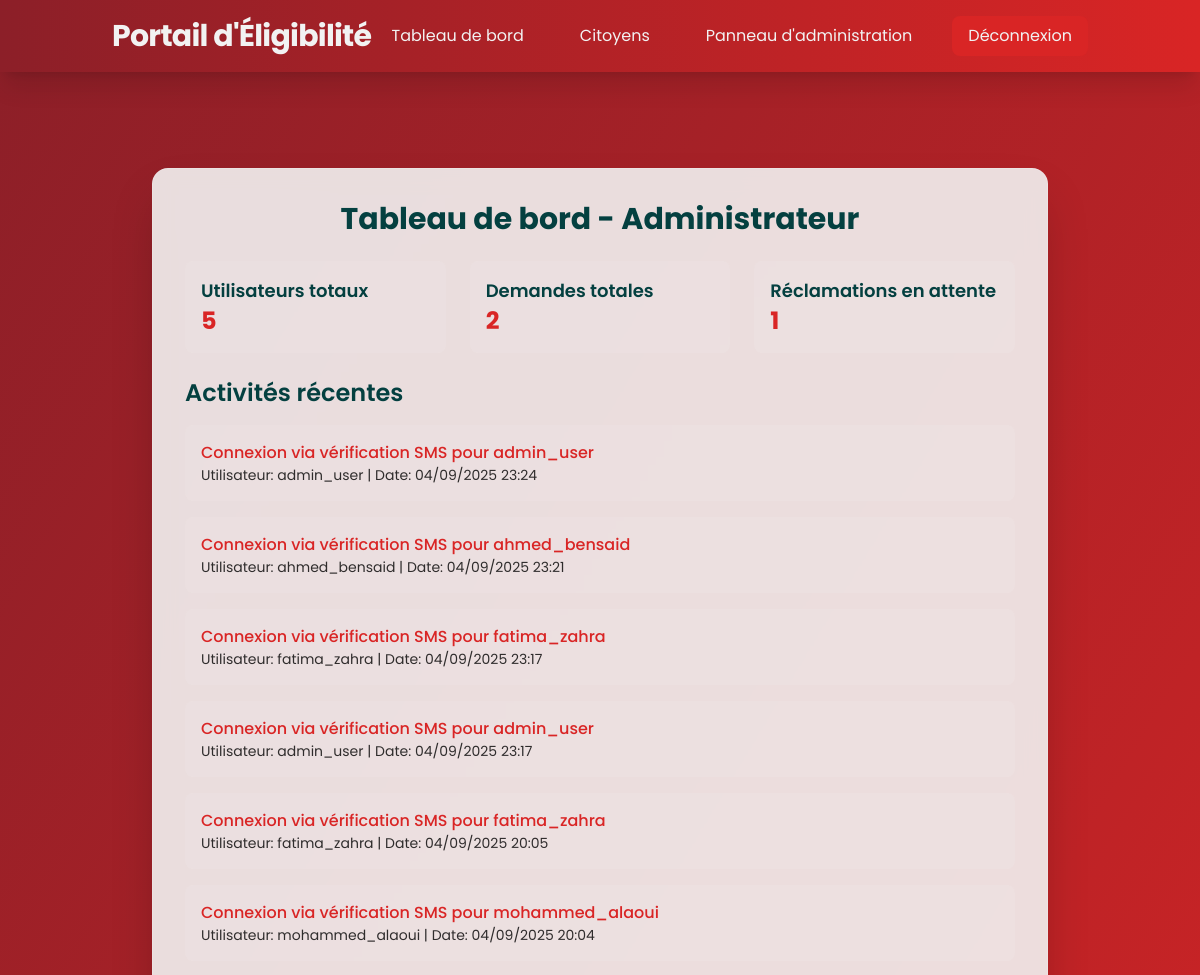
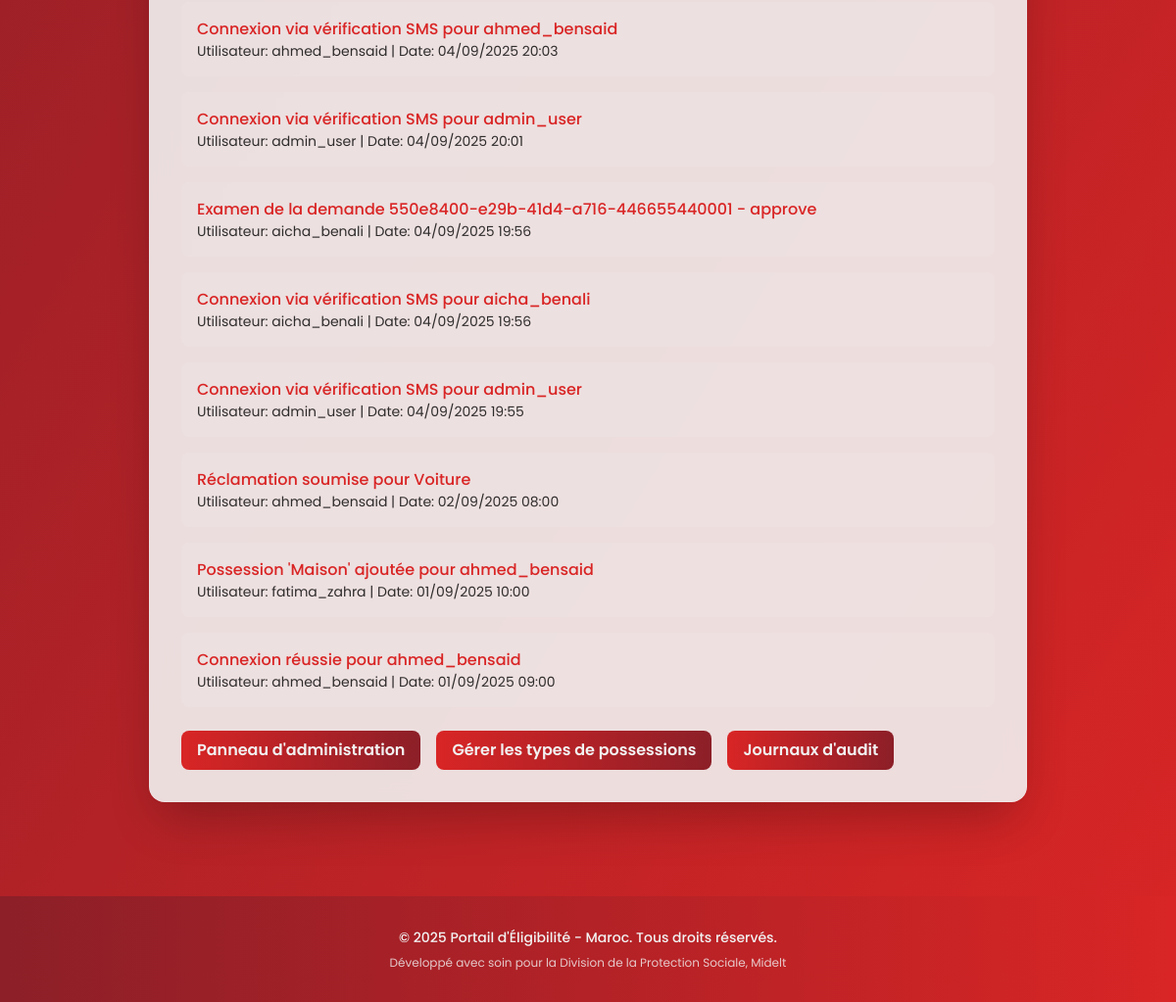
Before: /staff/ (signed in) with the older database file (2 pictures, top to bottom).
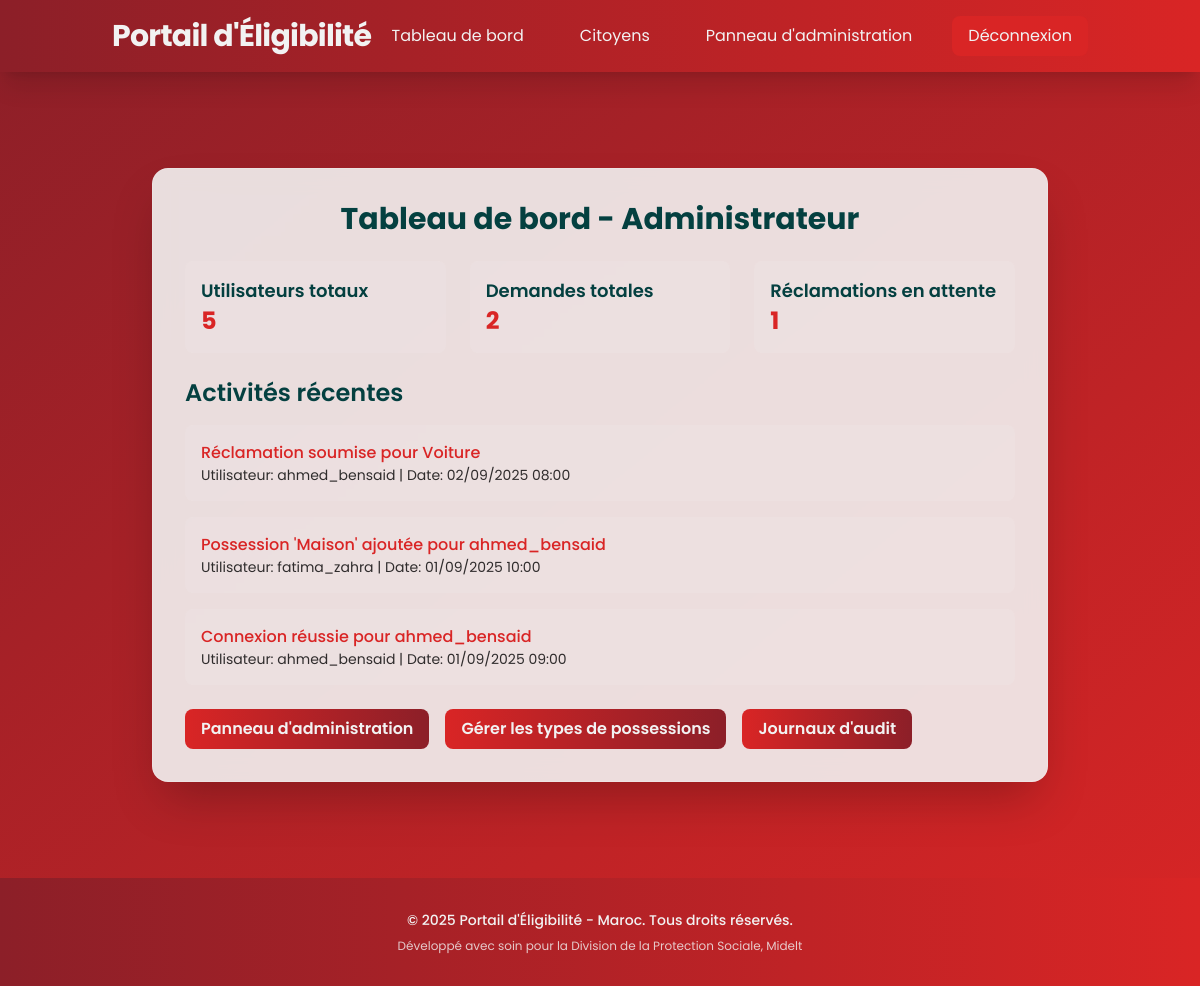
After: the same page with the newer database file.
### website/models.py (models this page shows)
class AuditLog(models.Model):
    ACTION_TYPES = [
        ('user_login', 'User Login'),
        ('possession_added', 'Possession Added'),
        ('possession_updated', 'Possession Updated'),
        ('reclamation_created', 'Reclamation Created'),
        ('reclamation_investigated', 'Reclamation Investigated'),
        ('fine_applied', 'Fine Applied'),
        ('application_submitted', 'Application Submitted'),
        ('application_reviewed', 'Application Reviewed'),
        ('calculation_performed', 'Social Indicator Calculated'),
    ]
    user = models.ForeignKey(User, on_delete=models.CASCADE)
    action_type = models.CharField(max_length=30, choices=ACTION_TYPES)
    description = models.TextField()
    ip_address = models.GenericIPAddressField()
    user_agent = models.TextField()
    related_citizen = models.ForeignKey(User, on_delete=models.CASCADE, null=True, blank=True, related_name='audit_logs_about')
    metadata = models.JSONField(default=dict)  # Store additional context
    timestamp = models.DateTimeField(auto_now_add=True)

class User(AbstractUser):
    USER_TYPES = [
        ('citizen', 'Citizen'),
        ('data_entry_staff', 'Data Entry Staff'),
        ('investigator', 'Investigator'),
        ('supervisor', 'Supervisor'),
        ('admin', 'Admin'),
    ]
    user_type = models.CharField(max_length=20, choices=USER_TYPES, default='citizen')
    national_id = models.CharField(max_length=20, unique=True)
    phone_validator = RegexValidator(regex=r'^\+212[0-9]{9}$', message="Phone number must be in format: '+212xxxxxxxxx'")
    phone_number = models.CharField(validators=[phone_validator], max_length=17, unique=True)
    birth_date = models.DateField(null=True, blank=True)
    address = models.TextField(blank=True)
    is_verified = models.BooleanField(default=False)
    verification_code = models.CharField(max_length=6, blank=True)
    created_at = models.DateTimeField(auto_now_add=True)
    updated_at = models.DateTimeField(auto_now=True)
    groups = models.ManyToManyField(
        'auth.Group',
        verbose_name='groups',
        blank=True,
        related_name='website_user_groups',  # Unique related_name
        help_text='The groups this user belongs to.',
    )
    user_permissions = models.ManyToManyField(
        'auth.Permission',
        verbose_name='user permissions',
        blank=True,
        related_name='website_user_permissions',  # Unique related_name
        help_text='Specific permissions for this user.',
    )

### website/views.py (the view, shortened to what this page needs)
# urls.py: path('staff/', views.staff_dashboard, name='staff_dashboard'),
@login_required
@user_passes_test(is_staff_member)
def staff_dashboard(request):
    user = request.user
    if user.user_type == 'data_entry_staff':
        return render(request, 'staff/data_entry_dashboard.html', {
            'recent_additions': CitizenPossession.objects.filter(added_by=user).order_by('-created_at')[:10],
            'citizens_count': User.objects.filter(user_type='citizen').count(),
        })
    elif user.user_type == 'admin':
        return render(request, 'staff/admin_dashboard.html', {
            'total_users': User.objects.count(),
            'total_applications': Application.objects.count(),
            'pending_reclamations': Reclamation.objects.filter(status='pending').count(),
            'recent_activities': AuditLog.objects.order_by('-timestamp')[:20],
        })

### website/views.py (called while the page is built)
def is_staff_member(user):
    return user.user_type in ['data_entry_staff', 'investigator', 'supervisor', 'admin']

### website/templates/staff/admin_dashboard.html (shortened to what this page needs)
{% extends 'base.html' %}
{% block content %}
<div class="flex items-center justify-center py-12" style="height:fit-content; min-height: 75vh;">
    <div class="glass p-8 rounded-2xl shadow-2xl w-full max-w-4xl animate-fade-in-up">
        <h1 class="text-3xl font-bold text-center text-[#044040] mb-6">Tableau de bord - Administrateur</h1>
        <div class="grid grid-cols-1 md:grid-cols-3 gap-6 mb-6">
            <div class="bg-[#F2F2F2]/10 p-4 rounded-lg hover:bg-[#F2F2F2]/20 transition-all duration-300 hover-scale">
                <h2 class="text-lg font-semibold text-[#044040]">Utilisateurs totaux</h2>
                <p class="text-2xl font-bold text-[#D92525]">{{ total_users }}</p>
            </div>
            <div class="bg-[#F2F2F2]/10 p-4 rounded-lg hover:bg-[#F2F2F2]/20 transition-all duration-300 hover-scale">
                <h2 class="text-lg font-semibold text-[#044040]">Demandes totales</h2>
                <p class="text-2xl font-bold text-[#D92525]">{{ total_applications }}</p>
            </div>
            <div class="bg-[#F2F2F2]/10 p-4 rounded-lg hover:bg-[#F2F2F2]/20 transition-all duration-300 hover-scale">
                <h2 class="text-lg font-semibold text-[#044040]">Réclamations en attente</h2>
                <p class="text-2xl font-bold text-[#D92525]">{{ pending_reclamations }}</p>
            </div>
        </div>
        <h2 class="text-2xl font-semibold text-[#044040] mb-4">Activités récentes</h2>
        {% if recent_activities %}
            <ul class="space-y-4">
                {% for activity in recent_activities %}
                    <li class="bg-[#F2F2F2]/10 p-4 rounded-lg hover:bg-[#F2F2F2]/20 transition-all duration-300 hover-scale">
                        <p class="font-medium text-[#D92525]">{{ activity.description }}</p>
                        <p class="text-sm text-[#000000]/80">Utilisateur: {{ activity.user.username }} | Date: {{ activity.timestamp|date:"d/m/Y H:i" }}</p>
                    </li>
                {% endfor %}
            </ul>
        {% else %}
            <p class="text-[#000000]/80">Aucune activité récente.</p>
        {% endif %}
        <div class="mt-6 flex flex-wrap gap-4">
            <a href="{% url 'admin_panel' %}"
               class="bg-gradient-to-r from-[#D92525] to-[#8C1F28] text-[#F2F2F2] px-4 py-2 rounded-lg font-semibold hover:from-[#591C21] hover:to-[#D92525] transition-all duration-300 hover-scale animate-pulse">
                Panneau d'administration
            </a>
            <a href="{% url 'manage_possession_types' %}"
               class="bg-gradient-to-r from-[#D92525] to-[#8C1F28] text-[#F2F2F2] px-4 py-2 rounded-lg font-semibold hover:from-[#591C21] hover:to-[#D92525] transition-all duration-300 hover-scale animate-pulse">
                Gérer les types de possessions
            </a>
            <a href="{% url 'audit_logs' %}"
               class="bg-gradient-to-r from-[#D92525] to-[#8C1F28] text-[#F2F2F2] px-4 py-2 rounded-lg font-semibold hover:from-[#591C21] hover:to-[#D92525] transition-all duration-300 hover-scale animate-pulse">
                Journaux d'audit
            </a>
        </div>
    </div>
</div>
{% endblock %}

Changed rows visible on the page:
removed AuditLog: description "Connexion via vérification SMS pour admin_user", user.username "admin_user", timestamp "04/09/2025 23:24"
removed AuditLog: description "Connexion via vérification SMS pour ahmed_bensaid", user.username "ahmed_bensaid", timestamp "04/09/2025 23:21"
removed AuditLog: description "Connexion via vérification SMS pour fatima_zahra", user.username "fatima_zahra", timestamp "04/09/2025 23:17"
removed AuditLog: description "Connexion via vérification SMS pour admin_user", user.username "admin_user", timestamp "04/09/2025 23:17"
removed AuditLog: description "Connexion via vérification SMS pour fatima_zahra", user.username "fatima_zahra", timestamp "04/09/2025 20:05"
removed AuditLog: description "Connexion via vérification SMS pour mohammed_alaoui", user.username "mohammed_alaoui", timestamp "04/09/2025 20:04"
removed AuditLog: description "Connexion via vérification SMS pour ahmed_bensaid", user.username "ahmed_bensaid", timestamp "04/09/2025 20:03"
removed AuditLog: description "Connexion via vérification SMS pour admin_user", user.username "admin_user", timestamp "04/09/2025 20:01"
removed AuditLog: description "Examen de la demande 550e8400-e29b-41d4-a716-446655440001 - approve", user.username "aicha_benali", timestamp "04/09/2025 19:56"
removed AuditLog: description "Connexion via vérification SMS pour aicha_benali", user.username "aicha_benali", timestamp "04/09/2025 19:56"
removed AuditLog: description "Connexion via vérification SMS pour admin_user", user.username "admin_user", timestamp "04/09/2025 19:55"
